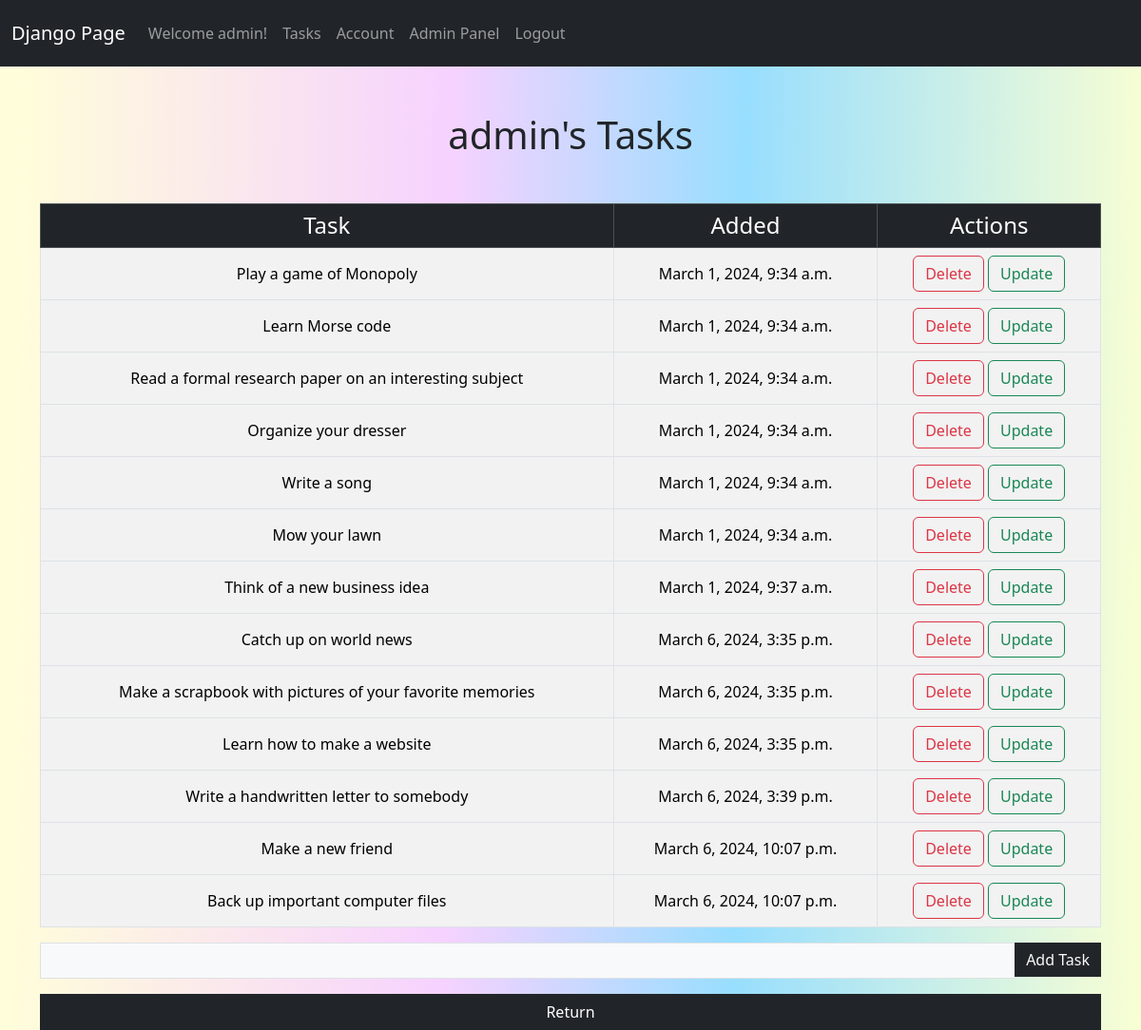
The app's page /tasks/1 (signed in), older data.
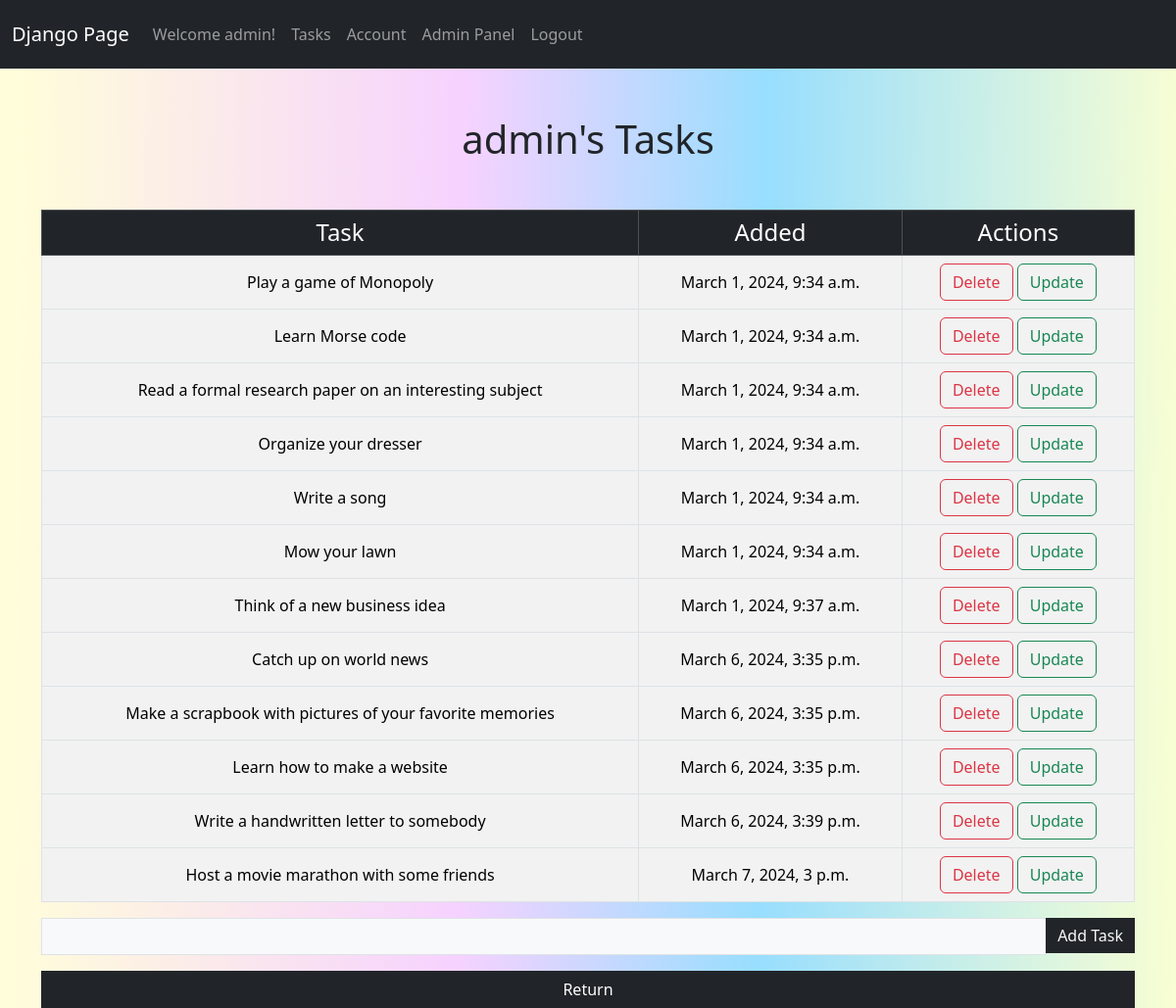
The same page, newer data.
### website/models.py (models this page shows)
class Task(models.Model):
    content = models.TextField(max_length=100)
    date_created = models.DateTimeField(default=now)
    user = models.ForeignKey(User, on_delete=models.CASCADE)

### website/views.py (the view)
# urls.py: path('tasks/<int:user_id>', views.tasks_admview, name='tasks_admview'),
@staff_member_required
def tasks_admview(request, user_id):
    username = User.objects.get(pk=user_id)
    tasks = Task.objects.filter(user_id=user_id)
    if request.method == 'POST':
        content = request.POST['content']
        task = Task(content=content, user_id=user_id)
        task.save()
        return redirect('tasks_admview', user_id=user_id)
    else:
        return render(request, 'tasks_admview.html', {'tasks': tasks, 'username': username, 'user_id': user_id})

### website/templates/tasks_admview.html (shortened to what this page needs)
{% extends 'base.html' %}
{% block content %}
<div class="col-md-12">
    <h1 class="mb-5 mt-5 text-center text-dark">{{username}}'s Tasks</h1>
    {% if tasks|length < 1 %} <h1 class="text-center h3 mb-5">No tasks available.</p>
        {% else %}
        <table class="table table-striped table-bordered table-hover">
            <thead class="text-center table-dark">
                <tr>
                    <th class="h4" scope="col ">Task</th>
                    <th class="h4" scope="col">Added</th>
                    <th class="h4" scope="col">Actions</th>
                </tr>
            </thead>
            {% for task in tasks %}
            <tbody class="text-center align-middle">
                <tr>
                    <td>{{ task.content }}</td>
                    <td>{{ task.date_created }}</td>
                    <td>
                        <a class="btn btn-outline-danger"
                            href="{% url 'delete_task_adminview' task.id user_id%}">Delete</a>
                        <a class="btn btn-outline-success"
                            href="{% url 'update_task_adminview' task.id user_id %}">Update</a>
                    </td>
                </tr>
            </tbody>
            {% endfor %}
        </table>
        {% endif %}
        <form method="POST">
            <div class="input-group mb-3">
                <input class="form-control bg-light rounded-0" type="text" name="content">
                <div class="input-group-append">
                    <input class="btn bg-dark text-light border-0 ml-1 rounded-0" type="submit" value="Add Task">
                </div>
            </div>
        </form>
        <div class="d-grid gap-2">
            <a class="btn btn-dark rounded-0" href="{% url 'users' %}">Return</a>
        </div>
</div>
{% endblock %}

Row changes from the older to the newer data that the page shows:
removed Task: content "Make a new friend", date_created "March 6, 2024, 10:07 p.m."
removed Task: content "Back up important computer files", date_created "March 6, 2024, 10:07 p.m."
added Task: content "Host a movie marathon with some friends", date_created "March 7, 2024, 3 p.m."
